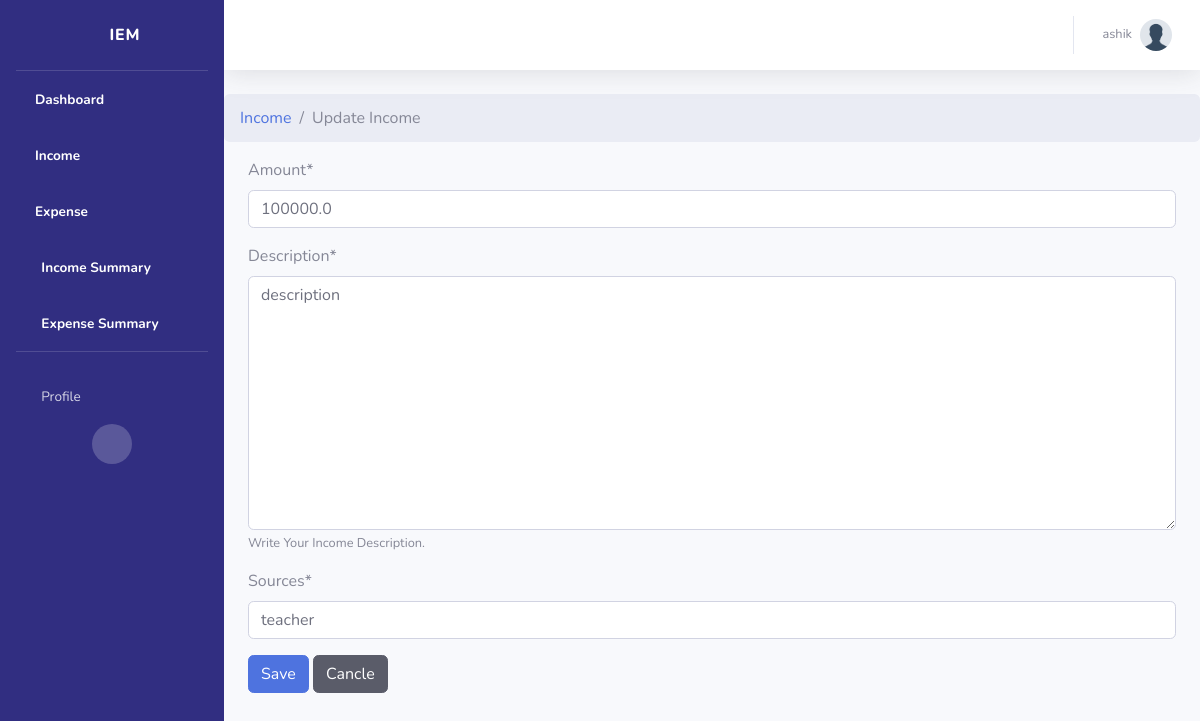
Page /income/update/3/ (signed in) on the committed database.
### accounts/models.py (models this page shows, shortened)
class Profile(models.Model):
    user = models.OneToOneField(User, on_delete=models.CASCADE)
    image = models.ImageField(upload_to="profiles", default="profiles/default.png")
    name = models.CharField(max_length=200, blank=True, null=True)
    email = models.EmailField(max_length=500, blank=True, null=True)
    bio = models.TextField(null=True, blank=True)
    phone_number = RegexValidator(
        regex=r"^\+(?:[0-9]●?){6,14}[0-9]$",
        message=_(
            "Enter a valid international mobile phone number starting with +(country code)"
        ),
    )
    city = models.CharField(
        verbose_name=_("City"), max_length=400, null=True, blank=True
    )
    country = CountryField(null=True, blank=True)
    class Meta:
        ordering = ["-id"]
        verbose_name_plural = "Profile"

### income/models.py (models this page shows, shortened)
class Income(models.Model):
    user = models.ForeignKey(User, on_delete=models.CASCADE, null=True, blank=True)
    amount = models.FloatField()
    date = models.DateTimeField(default=now)
    description = models.TextField(help_text="Write Your Income Description.")
    sources = models.CharField(max_length=200)
    class Meta:
        ordering = [
            "-date",
        ]
        verbose_name_plural = "Income"

### income/views.py (the view)
# urls.py: path("income/update/<int:pk>/", views.UpdateIncome.as_view(), name="update-income"),
class UpdateIncome(SuccessMessageMixin, LoginRequiredMixin, UpdateView):
    model = Income
    fields = ["amount", "description", "sources"]
    success_url = reverse_lazy("income")
    success_message = "Income successfully updated"

### templates/income/Income_form.html (shortened to what this page needs)
{% extends 'partials/__base.html' %}
{% load crispy_forms_tags %}
{% load static %}
{% block body %}
    <div id="wrapper">
    {% include 'partials/__sidebar.html' %}
        <div id="content-wrapper" class="d-flex flex-column">
            <div id="content">
                <nav class="navbar navbar-expand navbar-light bg-white topbar mb-4 static-top shadow">
                    <ul class="navbar-nav ml-auto">
                        <li class="nav-item dropdown no-arrow">
                            <a class="nav-link dropdown-toggle" href="#" id="userDropdown" role="button"
                                data-toggle="dropdown" aria-haspopup="true" aria-expanded="false">
                                <span class="mr-2 d-none d-lg-inline text-gray-600 small">{{ user.username }}</span>
                                <img class="img-profile rounded-circle" src="{{ request.user.profile.image.url }}">
                            </a>
                        </li>
                    </ul>
                </nav>
                <nav aria-label="breadcrumb">
                <ol class="breadcrumb">
                    <li class="breadcrumb-item"><a class="hover:no-underline" href="{% url 'income'%}">Income</a></li>
                    <li class="breadcrumb-item active" aria-current="page">Update Income</li>
                </ol>
                </nav>
                <div class="container">
                    <form  method="POST">
                        {{form|crispy}}
                        <button type="submit" class="btn btn-primary">Save</button>
                        <button  class="btn btn-dark">
                        <a class="text-white hover:no-underline" href="{% url 'income'%}">Cancle</a>
                        </button>
                    </form>
                </div>
            </div>
        </div>
 {% endblock body %}

### rows in the picture
Income: amount "100000.0", description "description", sources "teacher"

### other values in the picture
{{ user.username }} "ashik"
